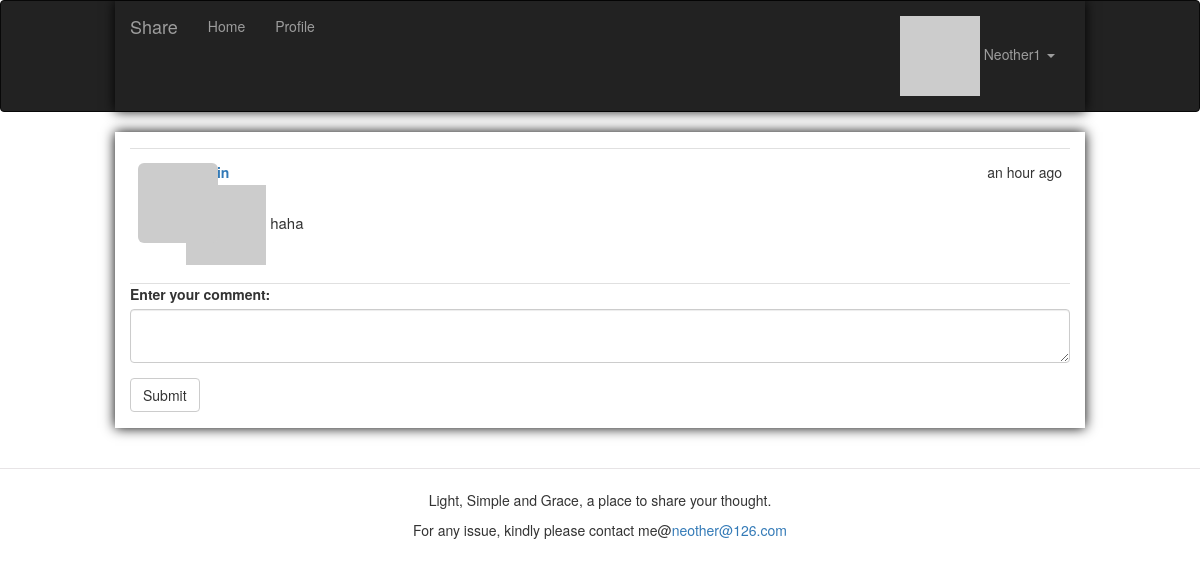
Page /post/95 (signed in) on the committed database.
### app/models.py (models this page shows, shortened)
class User(UserMixin, db.Model):
    __tablename__ = 'users'
    id = db.Column(db.Integer, primary_key=True)
    email = db.Column(db.String(64), unique=True, index=True)
    username = db.Column(db.String(64), unique=True, index=True)
    password_hash = db.Column(db.String(128))
    role_id = db.Column(db.Integer, db.ForeignKey('roles.id'))
    confirmed = db.Column(db.Boolean, default=False)
    location = db.Column(db.String(64))
    about_me = db.Column(db.Text())
    member_since = db.Column(db.DateTime(), default=datetime.utcnow)
    last_seen = db.Column(db.DateTime(), default=datetime.utcnow)
    avatar_hash = db.Column(db.String(32))
    posts = db.relationship('Post', backref='author',
                            lazy='dynamic', cascade='all, delete-orphan')
    comments = db.relationship('Comment', backref='author', lazy='dynamic')
    followed = db.relationship('Follow', foreign_keys=[Follow.follower_id], backref=db.backref(
        'follower', lazy='joined'), lazy='dynamic', cascade='all, delete-orphan')
    followers = db.relationship('Follow', foreign_keys=[Follow.followed_id], backref=db.backref(
        'followed', lazy='joined'), lazy='dynamic', cascade='all, delete-orphan')
    @property
    def password(self):
        raise AttributeError('password is not a readable attribute')
    @login_manager.user_loader
    def load_user(user_id):
        return User.query.get(int(user_id))
    def can(self, perm):
        return self.role is not None and self.role.has_permission(perm)
    def is_administrator(self):
        return self.can(Permission.ADMIN)
    def ping(self):
        self.last_seen = datetime.utcnow()
        db.session.add(self)
    def gravatar_hash(self):
        return hashlib.md5(self.email.lower().encode('utf-8')).hexdigest()
    def gravatar(self, size=100, default='identicon', rating='g'):
        url = 'https://secure.gravatar.com/avatar'
        hash = self.avatar_hash or self.gravatar_hash()
        return '{url}/{hash}?s={size}&d={default}&r={rating}'.format(
            url=url, hash=hash, size=size, default=default, rating=rating)

class Post(db.Model):
    __tablename__ = 'posts'
    id = db.Column(db.Integer, primary_key=True)
    body = db.Column(db.Text)
    timestamp = db.Column(db.DateTime, index=True, default=datetime.utcnow)
    author_id = db.Column(db.Integer, db.ForeignKey('users.id'))
    body_html = db.Column(db.Text)
    comments = db.relationship('Comment', backref='post', lazy='dynamic')
    Top = db.Column(db.Integer, default=0)

### app/main/views.py (the view, shortened to what this page needs)
@main.route('/post/<int:id>', methods=['GET', 'POST'])
def post(id):
    post = Post.query.get_or_404(id)
    form = CommentForm()
    comments = post.comments
    return render_template('post.html', posts=[post], form=form, comments=comments)

### app/main/forms.py
class CommentForm(FlaskForm):
    body = PageDownField('Enter your comment:', validators=[DataRequired()])
    submit = SubmitField('Submit')

### app/auth/views.py (called while the page is built)
@auth.before_app_request
def before_request():
    if current_user.is_authenticated:
        current_user.ping()
        if not current_user.confirmed \
                and request.blueprint != 'auth' \
                and request.endpoint != 'static':
            return redirect(url_for('auth.unconfirmed'))

### app/main/__init__.py (called while the page is built)
@main.app_context_processor
def inject_permissions():
    return dict(Permission=Permission)

### app/models.py (called while the page is built)
    def has_permission(self, perm):
        return self.permissions & perm == perm

### app/templates/post.html (shortened to what this page needs)
{% extends "base.html" %}
{% import "bootstrap/wtf.html" as wtf %}
{% block page_content %}
	{% include '_topicinpost.html' %}
	{% if current_user.is_authenticated %}
	 	{{ wtf.quick_form(form) }}
    {% else %}
    	<div class = "post-content-realpost">
    		<h4>Have a comment? <a href="{{ url_for('auth.login') }}">Click here to login.</a><h4>
    			</div>
        {% endif %}
{% endblock %}

### app/templates/base.html (shortened to what this page needs)
{% extends "bootstrap/base.html" %}
{% block head %}
    {{ super() }}
    <link rel="stylesheet" type="text/css" href="{{ url_for('static', filename='styles.css') }}">
{% endblock %}
{% block navbar %}
    <div class="navbar navbar-inverse" role="navigation">
        <div class="container">
            <div class="navbar-header">
                <a class="navbar-brand" href="{{ url_for('main.index') }}">Share</a>
            </div>
            <div class="navbar-collapse collapse">
                <ul class="nav navbar-nav">
                    <li><a href="{{ url_for('main.index') }}">Home</a></li>
                    {% if current_user.is_authenticated %}
                        <li><a href="{{ url_for('main.user', username=current_user.username) }}">Profile</a></li>
                    {% endif %}
                </ul>
                <ul class="nav navbar-nav navbar-right">
                    {% if current_user.is_authenticated %}
                        <li class="dropdown">
                            <a href="#" class="dropdown-toggle" data-toggle="dropdown">
                                <img src="{{ current_user.gravatar(size=18) }}">
                                {{current_user.username}} <b class="caret"></b>
                            </a>
                        </li>
                    {% else %}
                        <li><a href="{{ url_for('auth.login') }}">Log In</a></li>
                    {% endif %}
                </ul>
            </div>
        </div>
    </div>
{% endblock %}
{% block content %}
    <div class="container">
        {% block page_content %}{% endblock %}
    </div>
     <div class="footer">
<br>
        <hr style="align:center;width:100%;height:1px;border:none;border-top:1px solid #E7E4E6;" />
        <p style=" text-align:center;">Light, Simple and Grace, a place to share your thought.</p>
         <p style=" text-align:center;">For any issue, kindly please contact me@<a href="mailto:neother@126.com">neother@126.com</a></p>
        <br>
        <br>
    </div>
{% endblock %}

### app/templates/_topicinpost.html (shortened to what this page needs)
<ul class="posts">
    {% for post in posts %}
        <li class="post">
            <div class="profile-thumbnail">
                <a href="{{ url_for('.user',username=post.author.username)}}">
                    <img class="img-rounded profile-thumbnail"
                    src="{{ post.author.gravatar(size=40) }}">
                </a>
            </div>
            <div class="post-content">
                <div class="post-date">{{ moment(post.timestamp).fromNow() }}</div>
                <div class="post-author">
                    <a href="{{ url_for('.user',username=post.author.username)}}">
                    </a>
                </div>
                <div class="topicinpost-body ">
                      {% if post.body_html %}
                        {{ post.body_html | safe}}
                    {% else %}
                        {{ post.body }}
                    {% endif %}
                </div>
                        </li>
                    {% endfor %}
                </ul>

### app/static/styles.css (style rules this page uses)
.profile-thumbnail { margin-top: 3px; position: absolute; }
ul.posts { list-style-type: none; padding: 0px; margin: 16px 0px 0px 0px; border-top: 1px solid #e0e0e0; }
ul.posts li.post { padding: 8px; border-bottom: 1px solid #e0e0e0; }
div.post-date { float: right; }
div.post-author { font-weight: bold; }
div.post-content { margin-top: 5px; margin-left: 48px; min-height: 48px; }
.topicinpost-body { font-size: 15px; margin-top: 3px; margin-bottom :3px; text-align: top; }
div.container { width: 970px; box-shadow: black 0px 0px 12px; }

### rows in the picture
User: username "Neother1"
Post: timestamp "an hour ago", body_html "haha"
